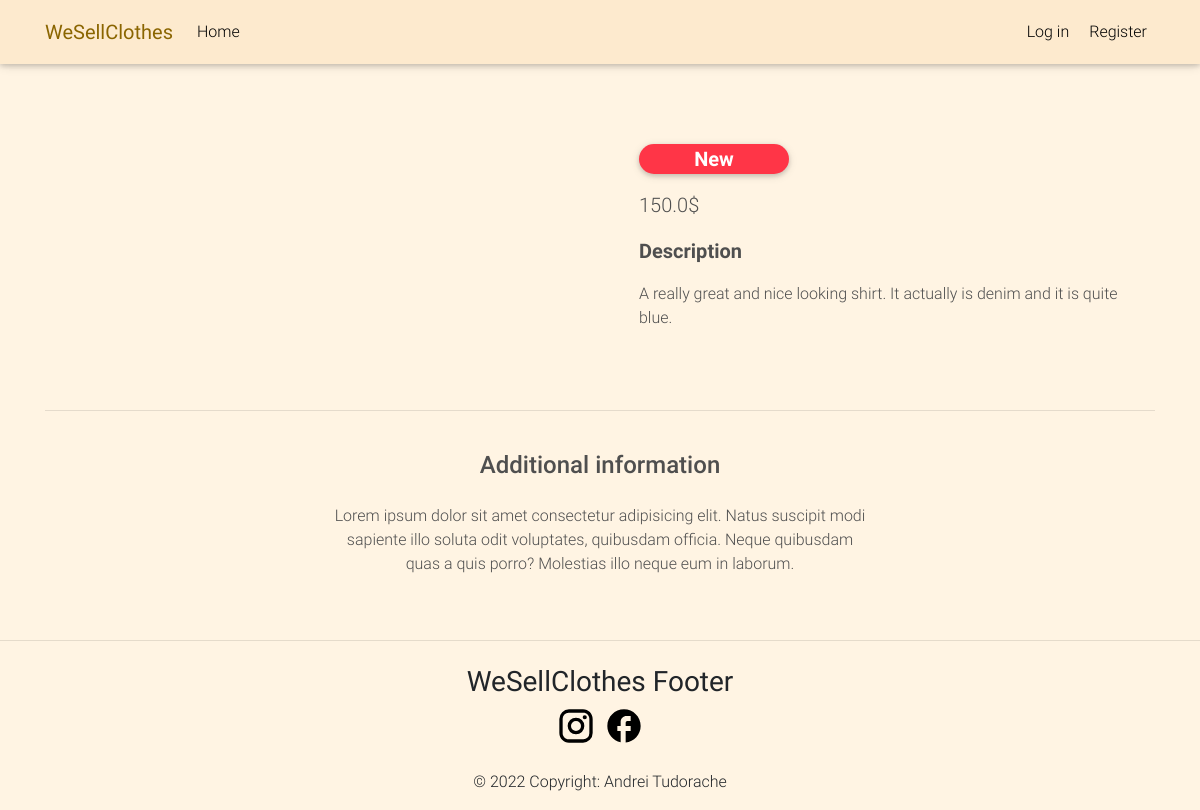
The app's page /product/Shirt 1 with its own data.
### ISSEcommerceApp/models.py (models this page shows, shortened)
class Item(models.Model):
    title = models.CharField(max_length=100)
    description = models.CharField(max_length=300)
    price = models.FloatField()
    image_adress = models.CharField(max_length=500, null=True)
    category = models.CharField(choices=CATEGORY_CHOICES, max_length=2, null=True)
    label = models.CharField(choices=LABEL_CHOICES, max_length=1, null=True, blank=True)

### ISSEcommerceApp/views.py (the view)
# urls.py: path("product/<name>", views.product, name="product"),
def product(request, name):
    product = Item.objects.get(title=name)
    return render(request, 'product-page.html', {
        'product': product,
        'message': "",
        'success': ""
    })

### ISSEcommerceApp/templates/product-page.html (shortened to what this page needs)
{% extends 'layout.html' %}
{% block body %}
  <main class="mt-5 pt-4">
    <div class="container dark-grey-text mt-5">
      <div class="row wow fadeIn">
        <div class="col-md-6 mb-4">
        </div>
        <div class="col-md-6 mb-4">
          <div class="p-4">
            <div class="mb-3">
              {% if product.label != null %}
                <span class="badge badge-pill {{ product.get_label_display }}-color" style="width: 150px; height: 30px; font-size: 20px; text-align: center;">
                {% if product.label == "N" %}
                  New
                {% else %}
                  {% if product.label == "B" %}
                    Best seller
                  {% endif %}
                {% endif %}
                </span>
              {% endif %}
            </div>
            <p class="lead">
              <span>{{ product.price }}$</span>
            </p>
            <p class="lead font-weight-bold">Description</p>
            <p>{{ product.description }}</p>
          </div>
        </div>
      </div>
      <hr>
      <div class="row d-flex justify-content-center wow fadeIn">
        <div class="col-md-6 text-center">
          <h4 class="my-4 h4">Additional information</h4>
          <p>Lorem ipsum dolor sit amet consectetur adipisicing elit. Natus suscipit modi sapiente illo soluta odit
            voluptates,
            quibusdam officia. Neque quibusdam quas a quis porro? Molestias illo neque eum in laborum.</p>
        </div>
      </div>
    </div>
  </main>
{% endblock %}

### ISSEcommerceApp/templates/layout.html (style rules this page uses)
html, body, header, .carousel { height: 60vh; background-color: rgb(255, 244, 227); }

### records on screen
Item: price "150.0", description "A really great and nice looking shirt. It actually is denim and it is quite blue."
